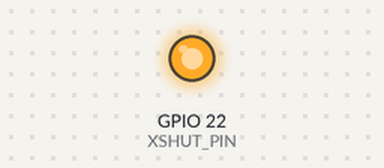
The program below on a simulated Raspberry Pi (BCM pin numbers). On the bench: output pins drawn as LEDs (lit = HIGH). What the program prints to the terminal is not drawn. At 0.0 s the program stops and its outputs stay as they are.

Above: at 0.1 s.
Timing chart, 0 to 1.5 s (numbered marks = the images above):
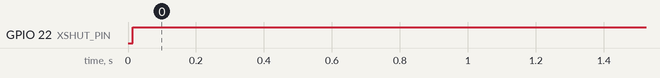

Measured:
- by itself, GPIO 22 (XSHUT_PIN): LOW → HIGH at 0.01 s

The program:

tof_address.py
```python
import lgpio
import time
from smbus2 import SMBus

# GPIO and I2C config
XSHUT_PIN = 22
DEFAULT_ADDR = 0x29
NEW_ADDR = 0x30

# Open GPIO chip and I2C bus
chip = lgpio.gpiochip_open(0)
lgpio.gpio_claim_output(chip, XSHUT_PIN)
bus = SMBus(1)

# 1. Hold sensor in reset
lgpio.gpio_write(chip, XSHUT_PIN, 0)
time.sleep(0.01)

# 2. Release reset (sensor boots with address 0x29)
lgpio.gpio_write(chip, XSHUT_PIN, 1)
time.sleep(0.01)

# 3. Send command to change I2C address
# VL53L1X_I2C_SLAVE__DEVICE_ADDRESS = 0x0001 (16-bit register)
# We write the new 7-bit address shifted left by 1 (I2C convention)
bus.write_word_data(DEFAULT_ADDR, 0x0001, (NEW_ADDR << 1) & 0xFF)

print(f"Address changed from 0x{DEFAULT_ADDR:02X} to 0x{NEW_ADDR:02X}")

# Cleanup
lgpio.gpiochip_close(chip)
bus.close()
```
